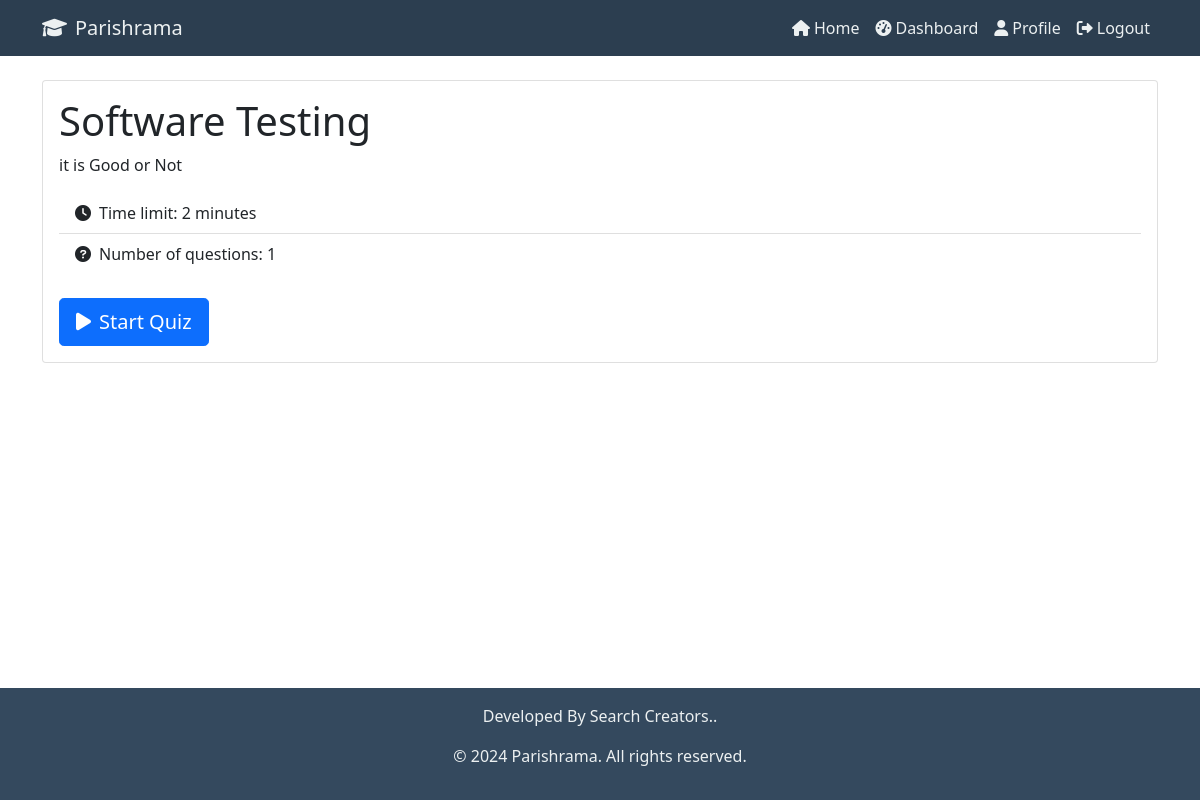
The page /user/quiz/1/ (signed in) on the database its author committed.
### quiz_app/models.py (models this page shows, shortened)
class Quiz(models.Model):
    subject = models.ForeignKey(Subject, on_delete=models.CASCADE)
    title = models.CharField(max_length=200)
    description = models.TextField()
    time_limit = models.IntegerField(help_text="Time limit in minutes")
    created_at = models.DateTimeField(auto_now_add=True)

### quiz_app/views.py (the view)
# urls.py: path('user/quiz/<int:quiz_id>/', views.quiz_detail, name='quiz_detail'),
@login_required
def quiz_detail(request, quiz_id):
    quiz = get_object_or_404(Quiz, pk=quiz_id)
    return render(request, 'user/quiz_detail.html', {'quiz': quiz})

### quiz_app/templates/user/quiz_detail.html
{% extends 'base.html' %}
{% block content %}
<div class="card">
    <div class="card-body">
        <h1 class="card-title">{{ quiz.title }}</h1>
        <p class="card-text">{{ quiz.description }}</p>
        <ul class="list-group list-group-flush mb-4">
            <li class="list-group-item"><i class="fas fa-clock me-2"></i>Time limit: {{ quiz.time_limit }} minutes</li>
            <li class="list-group-item"><i class="fas fa-question-circle me-2"></i>Number of questions: {{ quiz.question_set.count }}</li>
        </ul>
        <a href="{% url 'take_quiz' quiz.id %}" class="btn btn-primary btn-lg">
            <i class="fas fa-play me-2"></i>Start Quiz
        </a>
    </div>
</div>
{% endblock %}

### quiz_app/templates/base.html (style rules this page uses)
body { display: flex; flex-direction: column; min-height: 100vh; }

### rows shown on the page
Quiz: title "Software Testing", description "it is Good or Not", time_limit "2", question_set.count "1"
